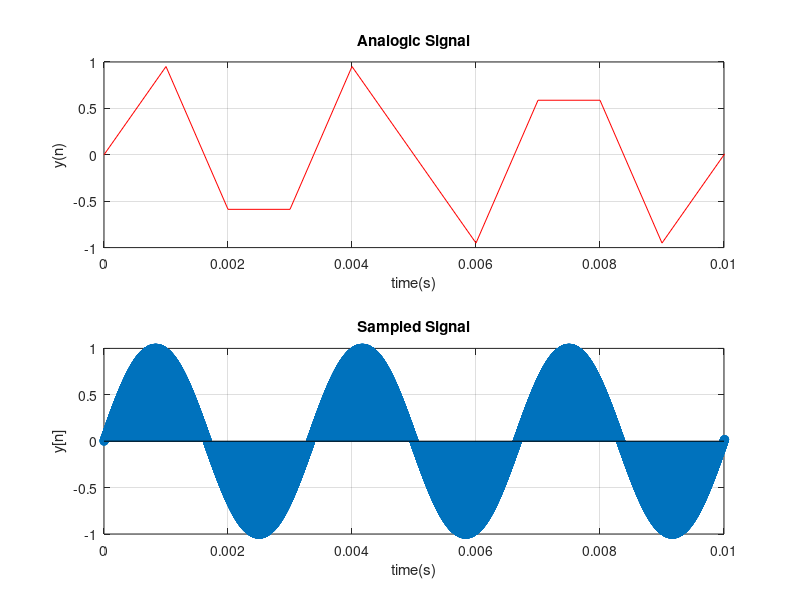

Write the MATLAB code that produced this figure.
%LAB 4-Muestreo
%IV.1
t=0:0.001:1;
fx=300;%frecuencia analogica
x=sin(2*pi*fx*t);
subplot(2,1,1);
plot(t,x,'r');grid on;
xlim([0 0.01])
title('Analogic Signal')
xlabel('time(s)')
ylabel('y(n)')
Fs=8e3; %frecuencia de muestreo 10*fx
Ts=(0:0.01:Fs)./Fs;
xn=sin(2*pi*fx*Ts);
subplot(2,1,2);
stem(Ts,xn);grid on
xlim([0 0.01])
title('Sampled Signal')
xlabel('time(s)')
ylabel('y[n]')
